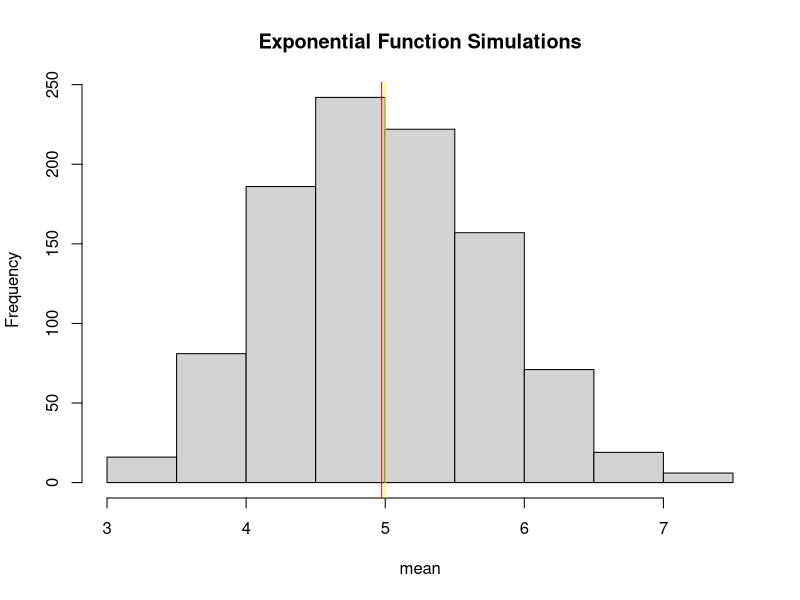
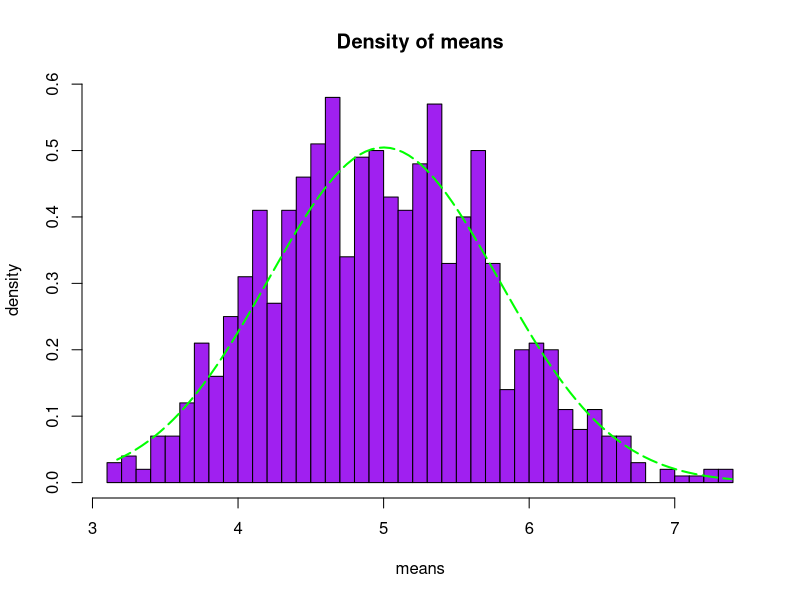
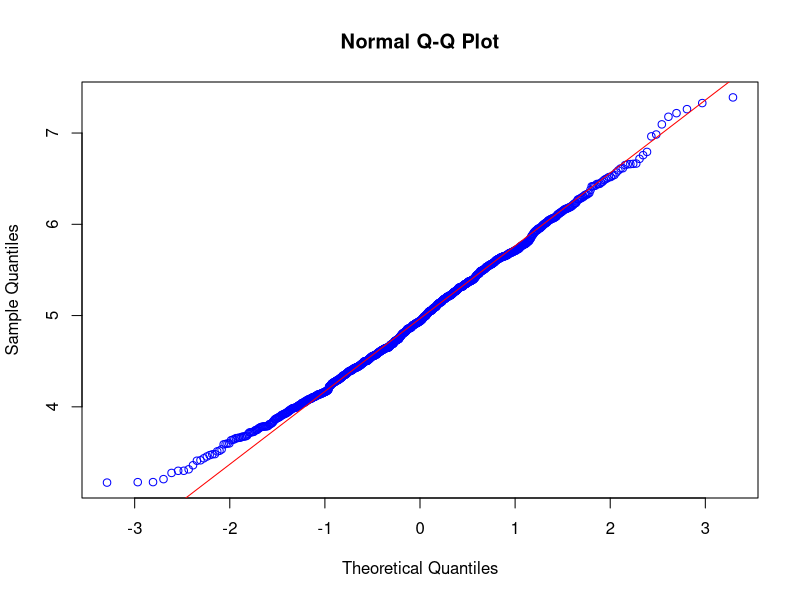

The R source for these figures, in order:
# set seed for reproducability
set.seed(1234)

# set lambda to 0.2
lambda <- 0.2

# 40 samples and 1000 simulations
n <- 40
nSim <- 1000

# simulate
simulated_exponentials <- replicate(nSim, rexp(n, lambda))

# calculate mean of exponentials
means_exponentials <- apply(simulated_exponentials, 2, mean)

## distrribution mean
mean_dist <- mean(means_exponentials)
mean_dist

# analytical mean
mean_theory <- 1/lambda
mean_theory

# visualization
hist(means_exponentials, xlab = "mean", main = "Exponential Function Simulations")
abline(v = mean_dist, col = "red")
abline(v = mean_theory, col = "yellow")

# standard deviation of distribution
sd_dist <- sd(means_exponentials)
sd_dist

# standard deviation from analytical expression
sd_theory <- (1/lambda)/sqrt(n)
sd_theory

# variance of distribution
var_dist <- var(means_exponentials)
var_dist

# variance from analytical expression
var_theory <- ((1/lambda)*(1/sqrt(n)))^2
var_theory

#fitting the data with a normal distrution (mean = 1/lambda, sd = 1/lambda/sqrt(40))
xfit <- seq(min(means_exponentials), max(means_exponentials), length=100)
yfit <- dnorm(xfit, mean = 1/lambda, sd = 1/lambda/sqrt(n))
hist(means_exponentials,breaks=n,prob=T,col="purple",xlab = "means",main="Density of means",ylab="density")
lines(xfit, yfit , col = "green", lty = 5, lwd = 2)


# compare the distribution of averages of 40 exponentials to a normal distribution
qqnorm(means_exponentials, col = "blue")
qqline(means_exponentials, col = "red")
